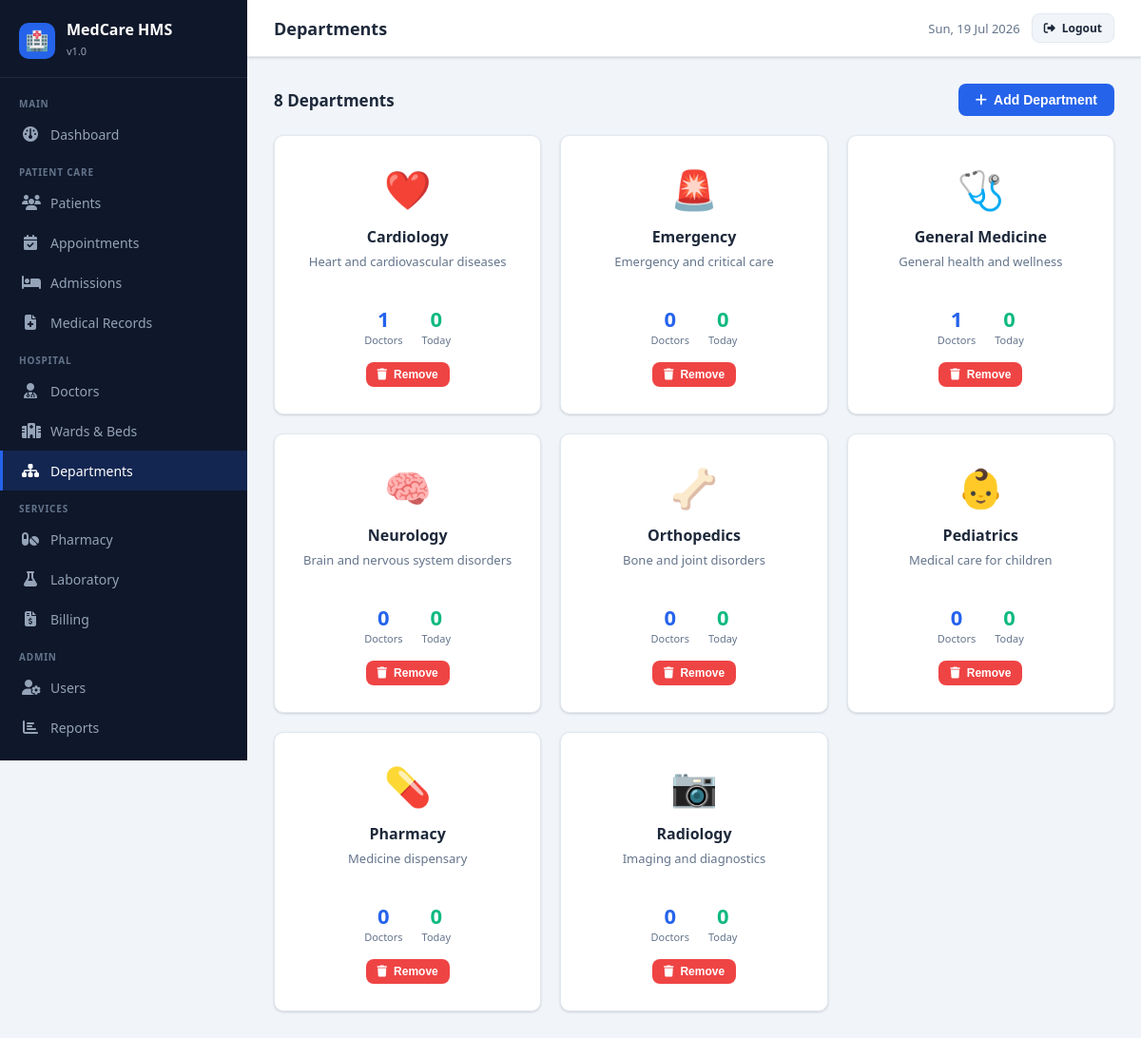
Screenshot of /departments.php (signed in) with the database file from the repository.
### tables this page shows
CREATE TABLE departments (
    id INT AUTO_INCREMENT PRIMARY KEY,
    name VARCHAR(100) NOT NULL,
    description TEXT,
    head_doctor_id INT,
    created_at TIMESTAMP DEFAULT CURRENT_TIMESTAMP
);

### public/departments.php (the view, shortened to what this page needs)
<?php
$page_title = 'Departments';
require_once __DIR__ . '/../includes/header.php';
$db = getDB();
$departments = $db->query("SELECT d.*,
    (SELECT COUNT(*) FROM doctors dr WHERE dr.department_id=d.id) as doctor_count,
    (SELECT COUNT(*) FROM appointments a JOIN doctors dr ON a.doctor_id=dr.id WHERE dr.department_id=d.id AND a.appointment_date=CURDATE()) as today_appts
    FROM departments d ORDER BY d.name")->fetchAll();
$icons = ['Cardiology'=>'❤️','Neurology'=>'🧠','Orthopedics'=>'🦴','Pediatrics'=>'👶','General Medicine'=>'🩺','Emergency'=>'🚨','Radiology'=>'📷','Pharmacy'=>'💊','Oncology'=>'🔬','Gynecology'=>'🌸','Dermatology'=>'🩹','ENT'=>'👂'];
?>
<div class="section-header">
  <span class="section-title"><?= count($departments) ?> Departments</span>
  <button onclick="document.getElementById('deptModal').classList.add('active')" class="btn btn-primary"><i class="fa fa-plus"></i> Add Department</button>
</div>
<div class="grid-3" style="gap:20px">
<?php foreach($departments as $d): $icon = $icons[$d['name']] ?? '🏥'; ?>
<div class="card">
  <div class="card-body" style="text-align:center;padding:28px">
    <div style="font-size:40px;margin-bottom:12px"><?=$icon?></div>
    <h3 style="font-size:16px;font-weight:700;margin-bottom:6px"><?= htmlspecialchars($d['name']) ?></h3>
    <p style="font-size:13px;color:var(--text-muted);margin-bottom:16px;min-height:38px"><?= htmlspecialchars($d['description'] ?: 'Hospital Department') ?></p>
    <div style="display:flex;justify-content:center;gap:20px;margin-bottom:16px">
      <div style="text-align:center"><div style="font-size:22px;font-weight:800;color:var(--primary)"><?=$d['doctor_count']?></div><div style="font-size:11px;color:var(--text-muted)">Doctors</div></div>
      <div style="text-align:center"><div style="font-size:22px;font-weight:800;color:var(--success)"><?=$d['today_appts']?></div><div style="font-size:11px;color:var(--text-muted)">Today</div></div>
    </div>
    <form method="POST" onsubmit="return confirm('Delete this department?')" style="display:inline">
      <button type="submit" class="btn btn-danger btn-sm"><i class="fa fa-trash"></i> Remove</button>
    </form>
  </div>
</div>
<?php endforeach; ?>
</div>
<?php require_once __DIR__ . '/../includes/footer.php'; ?>

### includes/header.php (shortened to what this page needs)
<?php
$current_page = basename($_SERVER['PHP_SELF'], '.php');
$role = $_SESSION['role'];
?>
<!DOCTYPE html>
<html lang="en">
<head>
<link rel="stylesheet" href="/css/style.css">
<link rel="stylesheet" href="https://cdnjs.cloudflare.com/ajax/libs/font-awesome/6.5.0/css/all.min.css">
</head>
<body>
<div class="app-layout">
<aside class="sidebar">
  <div class="sidebar-brand">
    <div class="logo">🏥</div>
    <div><h1>MedCare HMS</h1><small>v1.0</small></div>
  </div>
  <nav class="sidebar-nav">
    <div class="nav-group">
      <div class="nav-group-label">Main</div>
      <a href="/dashboard.php" class="nav-item <?= $current_page=='dashboard'?'active':'' ?>">
        <span class="icon"><i class="fa fa-gauge"></i></span> Dashboard
      </a>
    </div>
    <div class="nav-group">
      <div class="nav-group-label">Patient Care</div>
      <a href="/patients.php" class="nav-item <?= $current_page=='patients'?'active':'' ?>">
        <span class="icon"><i class="fa fa-users"></i></span> Patients
      </a>
      <a href="/appointments.php" class="nav-item <?= $current_page=='appointments'?'active':'' ?>">
        <span class="icon"><i class="fa fa-calendar-check"></i></span> Appointments
      </a>
      <a href="/admissions.php" class="nav-item <?= $current_page=='admissions'?'active':'' ?>">
        <span class="icon"><i class="fa fa-bed"></i></span> Admissions
      </a>
      <a href="/medical_records.php" class="nav-item <?= $current_page=='medical_records'?'active':'' ?>">
        <span class="icon"><i class="fa fa-file-medical"></i></span> Medical Records
      </a>
    </div>
    <div class="nav-group">
      <div class="nav-group-label">Hospital</div>
      <a href="/doctors.php" class="nav-item <?= $current_page=='doctors'?'active':'' ?>">
        <span class="icon"><i class="fa fa-user-doctor"></i></span> Doctors
      </a>
      <a href="/wards.php" class="nav-item <?= $current_page=='wards'?'active':'' ?>">
        <span class="icon"><i class="fa fa-hospital"></i></span> Wards & Beds
      </a>
      <a href="/departments.php" class="nav-item <?= $current_page=='departments'?'active':'' ?>">
        <span class="icon"><i class="fa fa-sitemap"></i></span> Departments
      </a>
    </div>
    <div class="nav-group">
      <div class="nav-group-label">Services</div>
      <a href="/pharmacy.php" class="nav-item <?= $current_page=='pharmacy'?'active':'' ?>">
        <span class="icon"><i class="fa fa-pills"></i></span> Pharmacy
      </a>
      <a href="/lab.php" class="nav-item <?= $current_page=='lab'?'active':'' ?>">
        <span class="icon"><i class="fa fa-flask"></i></span> Laboratory
      </a>
      <a href="/billing.php" class="nav-item <?= $current_page=='billing'?'active':'' ?>">
        <span class="icon"><i class="fa fa-file-invoice-dollar"></i></span> Billing
      </a>
    </div>
    <?php if ($role === 'admin'): ?>
    <div class="nav-group">
      <div class="nav-group-label">Admin</div>
      <a href="/users.php" class="nav-item <?= $current_page=='users'?'active':'' ?>">
        <span class="icon"><i class="fa fa-user-gear"></i></span> Users
      </a>
      <a href="/reports.php" class="nav-item <?= $current_page=='reports'?'active':'' ?>">
        <span class="icon"><i class="fa fa-chart-bar"></i></span> Reports
      </a>
    </div>
    <?php endif; ?>
  </nav>
</aside>
<div class="main-content">
  <header class="topbar">
    <div class="topbar-title"><?= $page_title ?? 'Dashboard' ?></div>
    <div class="topbar-actions">
      <span style="font-size:13px;color:var(--text-muted)"><?= date('D, d M Y') ?></span>
      <a href="/logout.php" class="btn btn-secondary btn-sm"><i class="fa fa-sign-out-alt"></i> Logout</a>
    </div>
  </header>
  <div class="page-body">

### includes/footer.php (shortened to what this page needs)
  </div>
</div>
</div>
</body>
</html>

### public/css/style.css (style rules this page uses)
:root { --primary: #2563eb; --primary-dark: #1d4ed8; --primary-light: #eff6ff; --secondary: #0f172a; --accent: #06b6d4; --success: #10b981; --warning: #f59e0b; --danger: #ef4444; --info: #6366f1; --bg: #f1f5f9; --card: #ffffff; --sidebar: #0f172a; --sidebar-hover: #1e293b; --text: #1e293b; --text-muted: #64748b; --border: #e2e8f0; --shadow: 0 1px 3px rgba(0,0,0,.1),0 1px 2px rgba(0,0,0,.06); --shadow-lg: 0 10px 15px -3px rgba(0,0,0,.1),0 4px 6px -2px rgba(0,0,0,.05); --radius: 10px; --font: 'Segoe UI', system-ui, sans-serif; }
* { box-sizing:border-box;margin:0;padding:0 }
body { font-family:var(--font);background:var(--bg);color:var(--text);min-height:100vh }
a { text-decoration:none;color:inherit }
.app-layout { display:flex;min-height:100vh }
.sidebar { width:260px;background:var(--sidebar);color:#fff;display:flex;flex-direction:column;position:fixed;top:0;left:0;height:100vh;overflow-y:auto;z-index:100;transition:.3s }
.sidebar-brand { padding:22px 20px 18px;border-bottom:1px solid rgba(255,255,255,.08);display:flex;align-items:center;gap:12px }
.sidebar-brand .logo { width:38px;height:38px;background:var(--primary);border-radius:10px;display:flex;align-items:center;justify-content:center;font-size:20px }
.sidebar-brand h1 { font-size:16px;font-weight:700;line-height:1.2 }
.sidebar-brand small { font-size:11px;color:#94a3b8 }
.sidebar-nav { padding:12px 0;flex:1 }
.nav-group { margin-bottom:4px }
.nav-group-label { padding:8px 20px 4px;font-size:10px;font-weight:600;color:#64748b;text-transform:uppercase;letter-spacing:.08em }
.nav-item { display:flex;align-items:center;gap:12px;padding:10px 20px;color:#94a3b8;cursor:pointer;border-radius:0;transition:.15s;border-left:3px solid transparent;font-size:14px }
.nav-item.active { background:rgba(37,99,235,.2);color:#fff;border-left-color:var(--primary) }
.nav-item .icon { width:18px;text-align:center;font-size:16px }
.main-content { margin-left:260px;flex:1;display:flex;flex-direction:column;min-height:100vh }
.topbar { background:var(--card);border-bottom:1px solid var(--border);padding:14px 28px;display:flex;align-items:center;justify-content:space-between;position:sticky;top:0;z-index:50;box-shadow:var(--shadow) }
.topbar-title { font-size:18px;font-weight:700;color:var(--text) }
.topbar-actions { display:flex;align-items:center;gap:12px }
.page-body { padding:28px;flex:1 }
.card { background:var(--card);border-radius:var(--radius);box-shadow:var(--shadow);border:1px solid var(--border) }
.card-body { padding:20px 22px }
.btn { display:inline-flex;align-items:center;gap:7px;padding:9px 18px;border-radius:8px;font-size:14px;font-weight:600;cursor:pointer;border:none;transition:.15s;white-space:nowrap }
.btn-primary { background:var(--primary);color:#fff }
.btn-danger { background:var(--danger);color:#fff }
.btn-secondary { background:#f1f5f9;color:var(--text);border:1px solid var(--border) }
.btn-sm { padding:6px 12px;font-size:12px }
.section-header { display:flex;align-items:center;justify-content:space-between;margin-bottom:20px }
.section-title { font-size:17px;font-weight:700 }
.grid-3 { display:grid;grid-template-columns:1fr 1fr 1fr;gap:20px }

### rows the page displays
departments: name "❤️", name "Cardiology", description "Heart and cardiovascular diseases", doctor_count "1", today_appts "0"
departments: name "🚨", name "Emergency", description "Emergency and critical care", doctor_count "0", today_appts "0"
departments: name "🩺", name "General Medicine", description "General health and wellness", doctor_count "1", today_appts "0"
departments: name "🧠", name "Neurology", description "Brain and nervous system disorders", doctor_count "0", today_appts "0"
departments: name "🦴", name "Orthopedics", description "Bone and joint disorders", doctor_count "0", today_appts "0"
departments: name "👶", name "Pediatrics", description "Medical care for children", doctor_count "0", today_appts "0"
departments: name "💊", name "Pharmacy", description "Medicine dispensary", doctor_count "0", today_appts "0"
departments: name "📷", name "Radiology", description "Imaging and diagnostics", doctor_count "0", today_appts "0"

### other values shown
$page_title "Departments"
count($departments) "8"
